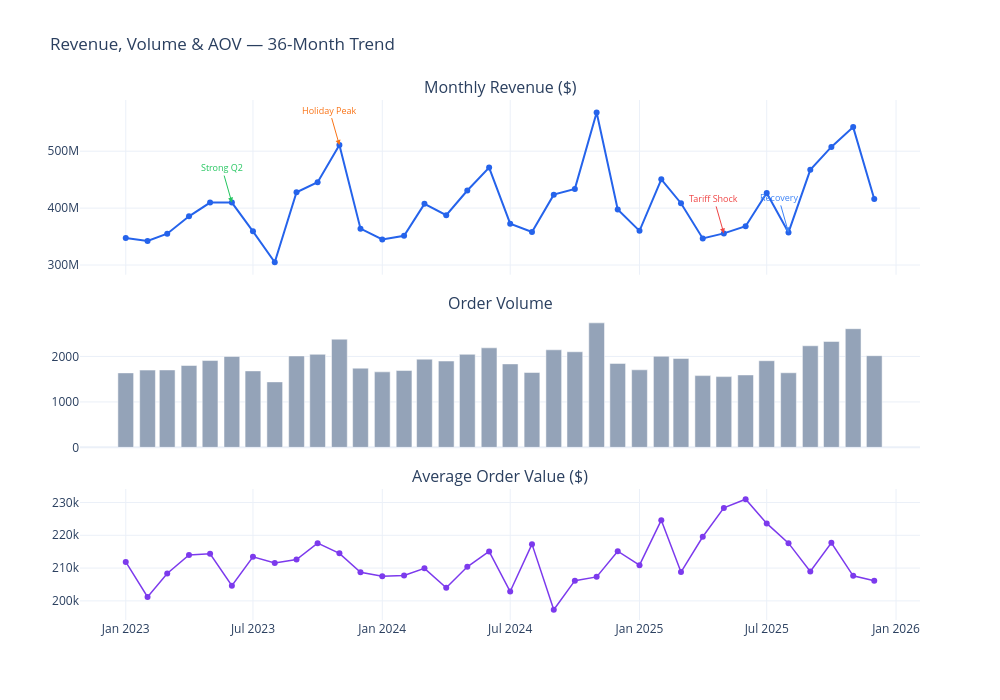

This figure's notebook cell:
### Markdown cell above
## 3. Revenue Performance — Is the Business Growing?

### Code cell
# ── Monthly revenue trend with YoY context ──
rev = q("""
    SELECT strftime('%Y-%m', order_date) as month,
           strftime('%Y', order_date) as year,
           SUM(total_amount) as revenue,
           COUNT(*) as orders,
           COUNT(DISTINCT customer_id) as unique_customers,
           AVG(total_amount) as avg_order_value,
           AVG(discount_pct) as avg_discount
    FROM v_orders_clean
    GROUP BY month ORDER BY month
""")

fig = make_subplots(rows=3, cols=1, shared_xaxes=True,
                    subplot_titles=("Monthly Revenue ($)", "Order Volume",
                                    "Average Order Value ($)"),
                    row_heights=[0.4, 0.3, 0.3],
                    vertical_spacing=0.08)

fig.add_trace(go.Scatter(x=rev.month, y=rev.revenue, mode="lines+markers",
                         line=dict(color="#2563eb", width=2), name="Revenue",
                         hovertemplate="%{x}: $%{y:,.0f}"),
              row=1, col=1)
fig.add_trace(go.Bar(x=rev.month, y=rev.orders, name="Orders",
                     marker_color="#94a3b8"), row=2, col=1)
fig.add_trace(go.Scatter(x=rev.month, y=rev.avg_order_value, mode="lines+markers",
                         line=dict(color="#7c3aed", width=1.5), name="Avg Order"),
              row=3, col=1)

# Annotate storylines
annotations = [
    ("2023-06", "Strong Q2", "#22c55e", 1),
    ("2023-11", "Holiday Peak", "#f97316", 1),
    ("2025-05", "Tariff Shock", "#ef4444", 1),
    ("2025-08", "Recovery", "#3b82f6", 1),
]
for month, label, color, row in annotations:
    if month in rev.month.values:
        y = rev[rev.month == month].revenue.values[0]
        fig.add_annotation(x=month, y=y, text=label, showarrow=True,
                          arrowhead=2, arrowcolor=color, ay=-35,
                          font=dict(size=9, color=color), row=row, col=1)

fig.update_layout(height=700, width=1000, showlegend=False,
                  title_text="Revenue, Volume & AOV — 36-Month Trend")
fig.show()

### Figure 1 — Plotly figure (JSON) as saved in the notebook; plotly's stock layout.template omitted (floating-point values rounded to 4 significant figures)
{"data": [{"hovertemplate": "%{x}: $%{y:,.0f}", "line": {"color": "#2563eb", "width": 2}, "mode": "lines+markers", "name": "Revenue", "type": "scatter", "x": ["2023-01", "2023-02", "2023-03", "2023-04", "2023-05", "2023-06", "2023-07", "2023-08", "2023-09", "2023-10", "2023-11", "2023-12", "2024-01", "2024-02", "2024-03", "2024-04", "2024-05", "2024-06", "2024-07", "2024-08", "2024-09", "2024-10", "2024-11", "2024-12", "2025-01", "2025-02", "2025-03", "2025-04", "2025-05", "2025-06", "2025-07", "2025-08", "2025-09", "2025-10", "2025-11", "2025-12"], "xaxis": "x", "y": [347300000.0, 342200000.0, 355000000.0, 385600000.0, 409700000.0, 409700000.0, 359200000.0, 304900000.0, 427800000.0, 445600000.0, 510700000.0, 363800000.0, 344800000.0, 351300000.0, 407500000.0, 387600000.0, 430900000.0, 471300000.0, 372600000.0, 358100000.0, 423600000.0, 433800000.0, 568100000.0, 397600000.0, 360000000.0, 450600000.0, 408600000.0, 346700000.0, 355500000.0, 368200000.0, 426500000.0, 357300000.0, 467300000.0, 507500000.0, 542400000.0, 416000000.0], "yaxis": "y"}, {"marker": {"color": "#94a3b8"}, "name": "Orders", "type": "bar", "x": ["2023-01", "2023-02", "2023-03", "2023-04", "2023-05", "2023-06", "2023-07", "2023-08", "2023-09", "2023-10", "2023-11", "2023-12", "2024-01", "2024-02", "2024-03", "2024-04", "2024-05", "2024-06", "2024-07", "2024-08", "2024-09", "2024-10", "2024-11", "2024-12", "2025-01", "2025-02", "2025-03", "2025-04", "2025-05", "2025-06", "2025-07", "2025-08", "2025-09", "2025-10", "2025-11", "2025-12"], "xaxis": "x2", "y": [1639, 1701, 1704, 1802, 1911, 2002, 1683, 1441, 2012, 2048, 2381, 1743, 1662, 1691, 1941, 1900, 2048, 2191, 1837, 1648, 2147, 2104, 2740, 1848, 1707, 2006, 1957, 1579, 1557, 1594, 1907, 1642, 2236, 2331, 2612, 2018], "yaxis": "y2"}, {"line": {"color": "#7c3aed", "width": 1.5}, "mode": "lines+markers", "name": "Avg Order", "type": "scatter", "x": ["2023-01", "2023-02", "2023-03", "2023-04", "2023-05", "2023-06", "2023-07", "2023-08", "2023-09", "2023-10", "2023-11", "2023-12", "2024-01", "2024-02", "2024-03", "2024-04", "2024-05", "2024-06", "2024-07", "2024-08", "2024-09", "2024-10", "2024-11", "2024-12", "2025-01", "2025-02", "2025-03", "2025-04", "2025-05", "2025-06", "2025-07", "2025-08", "2025-09", "2025-10", "2025-11", "2025-12"], "xaxis": "x3", "y": [211900.0, 201200.0, 208300.0, 214000.0, 214400.0, 204700.0, 213400.0, 211600.0, 212600.0, 217600.0, 214500.0, 208700.0, 207500.0, 207700.0, 209900.0, 204000.0, 210400.0, 215100.0, 202800.0, 217300.0, 197300.0, 206200.0, 207300.0, 215100.0, 210900.0, 224600.0, 208800.0, 219600.0, 228400.0, 231000.0, 223600.0, 217600.0, 209000.0, 217700.0, 207600.0, 206100.0], "yaxis": "y3"}], "layout": {"annotations": [{"font": {"size": 16}, "showarrow": false, "text": "Monthly Revenue ($)", "x": 0.5, "xanchor": "center", "xref": "paper", "y": 1, "yanchor": "bottom", "yref": "paper"}, {"font": {"size": 16}, "showarrow": false, "text": "Order Volume", "x": 0.5, "xanchor": "center", "xref": "paper", "y": 0.584, "yanchor": "bottom", "yref": "paper"}, {"font": {"size": 16}, "showarrow": false, "text": "Average Order Value ($)", "x": 0.5, "xanchor": "center", "xref": "paper", "y": 0.252, "yanchor": "bottom", "yref": "paper"}, {"arrowcolor": "#22c55e", "arrowhead": 2, "ay": -35, "font": {"color": "#22c55e", "size": 9}, "showarrow": true, "text": "Strong Q2", "x": "2023-06", "xref": "x", "y": 409700000.0, "yref": "y"}, {"arrowcolor": "#f97316", "arrowhead": 2, "ay": -35, "font": {"color": "#f97316", "size": 9}, "showarrow": true, "text": "Holiday Peak", "x": "2023-11", "xref": "x", "y": 510700000.0, "yref": "y"}, {"arrowcolor": "#ef4444", "arrowhead": 2, "ay": -35, "font": {"color": "#ef4444", "size": 9}, "showarrow": true, "text": "Tariff Shock", "x": "2025-05", "xref": "x", "y": 355500000.0, "yref": "y"}, {"arrowcolor": "#3b82f6", "arrowhead": 2, "ay": -35, "font": {"color": "#3b82f6", "size": 9}, "showarrow": true, "text": "Recovery", "x": "2025-08", "xref": "x", "y": 357300000.0, "yref": "y"}], "height": 700, "showlegend": false, "title": {"text": "Revenue, Volume & AOV — 36-Month Trend"}, "width": 1000, "xaxis": {"anchor": "y", "domain": [0, 1], "matches": "x3", "showticklabels": false}, "xaxis2": {"anchor": "y2", "domain": [0, 1], "matches": "x3", "showticklabels": false}, "xaxis3": {"anchor": "y3", "domain": [0, 1]}, "yaxis": {"anchor": "x", "domain": [0.664, 1]}, "yaxis2": {"anchor": "x2", "domain": [0.332, 0.584]}, "yaxis3": {"anchor": "x3", "domain": [0, 0.252]}}}
